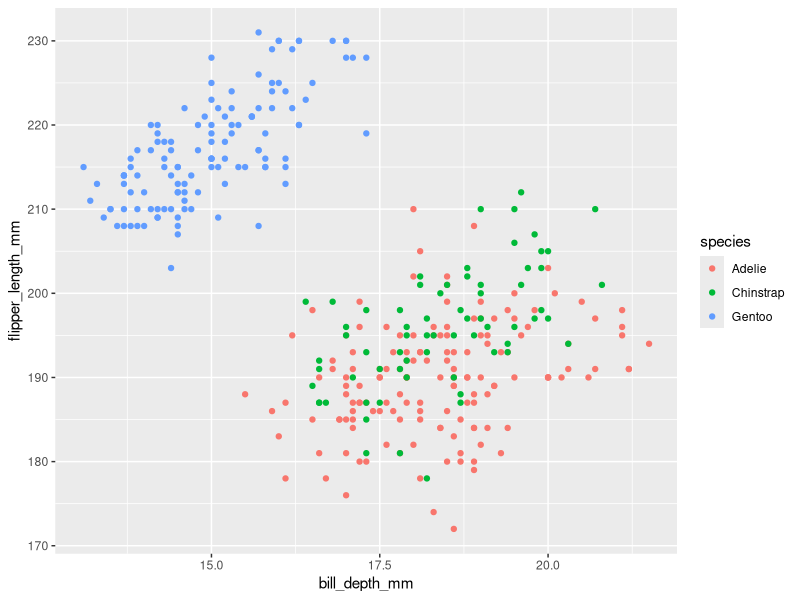
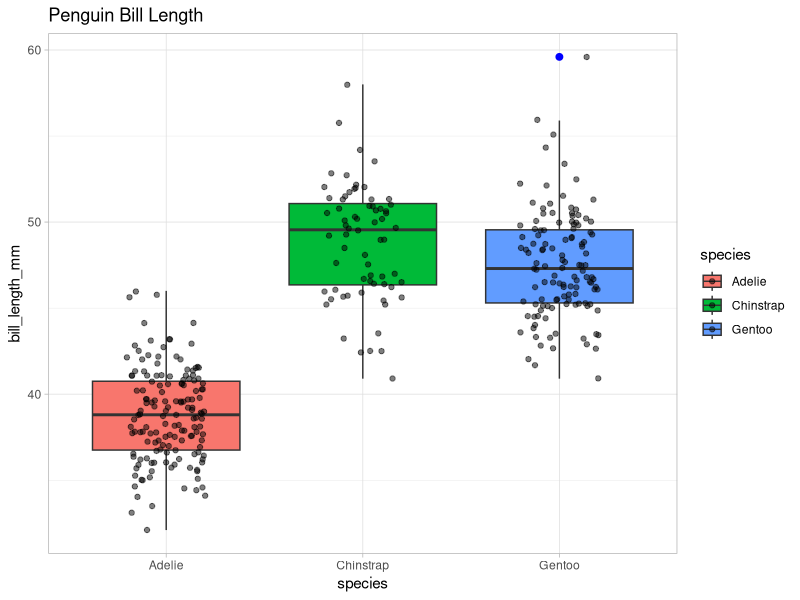

The R source for these figures, in order:
## ---- chunk 1
library(tidyverse)
library(palmerpenguins)

data(package = "palmerpenguins")

ggplot(penguins, aes(x = bill_depth_mm, y = flipper_length_mm, color = species)) +
    geom_point()
## ---- chunk 2
ggplot(penguins, aes(x = species, y = bill_length_mm, fill=species)) +
geom_boxplot(outlier.colour = "blue", outlier.size = 2) +
geom_jitter(width=0.2, alpha = 0.5) +
labs(title="Penguin Bill Length") +
theme_light()
